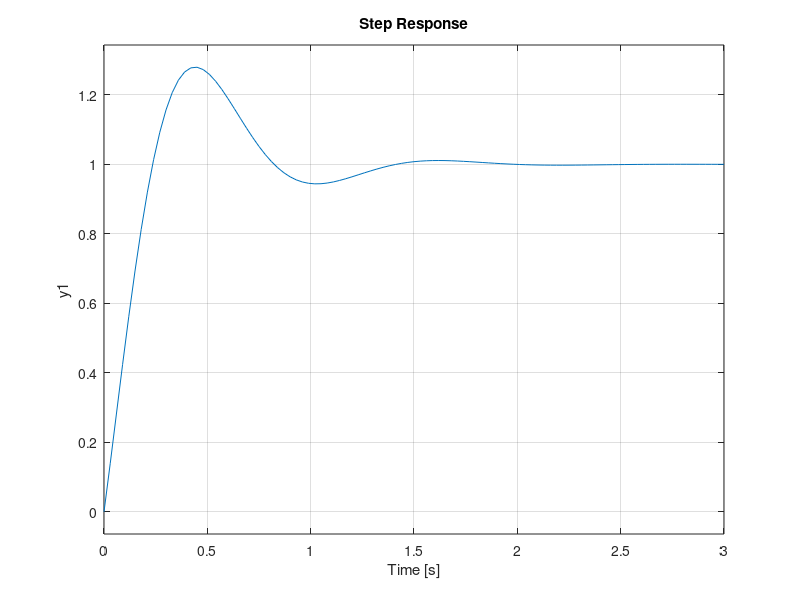

Reproduce this figure in MATLAB. (Note: this script raises an error after producing the figure.)
clc;
close all;

G=tf([1],[1 1 0]); 

z=8.0501;
k=4.472;

c=tf(k*[1 z],[1]);    

T=feedback(c*G,1); 

step(T);
sisotool(G);

